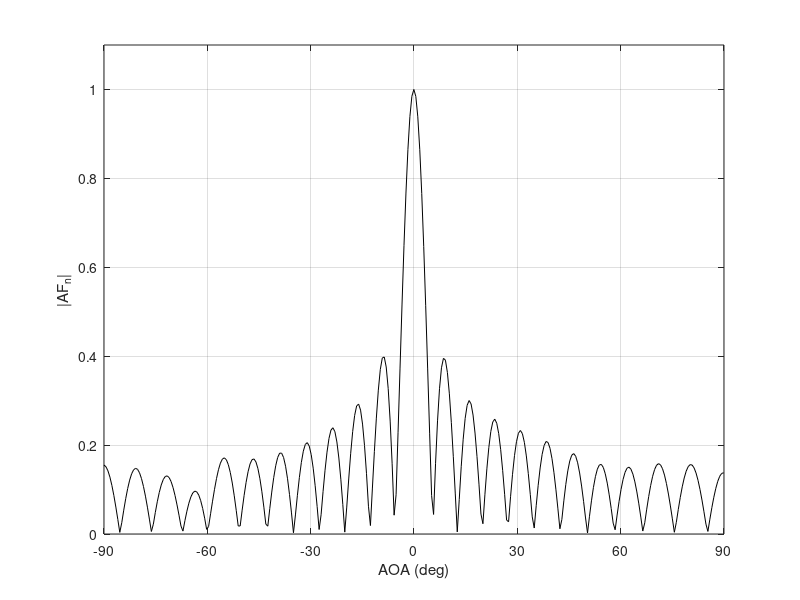
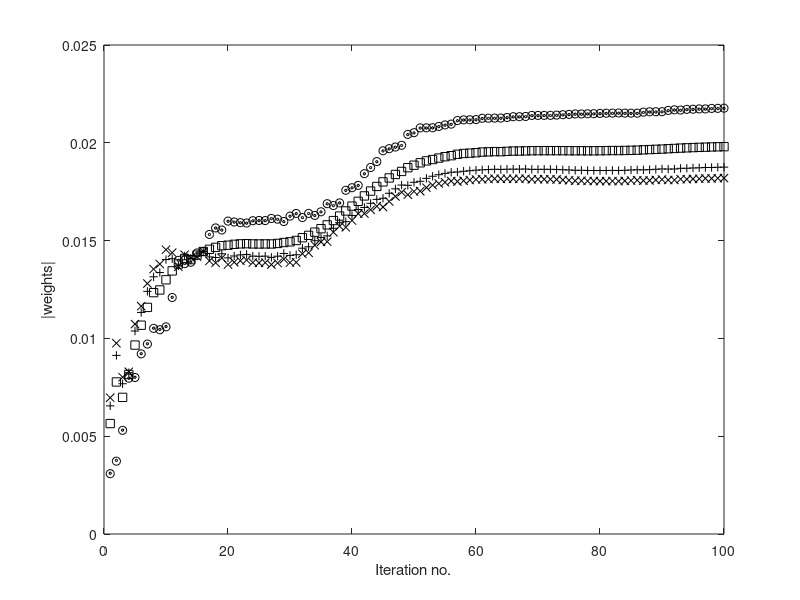
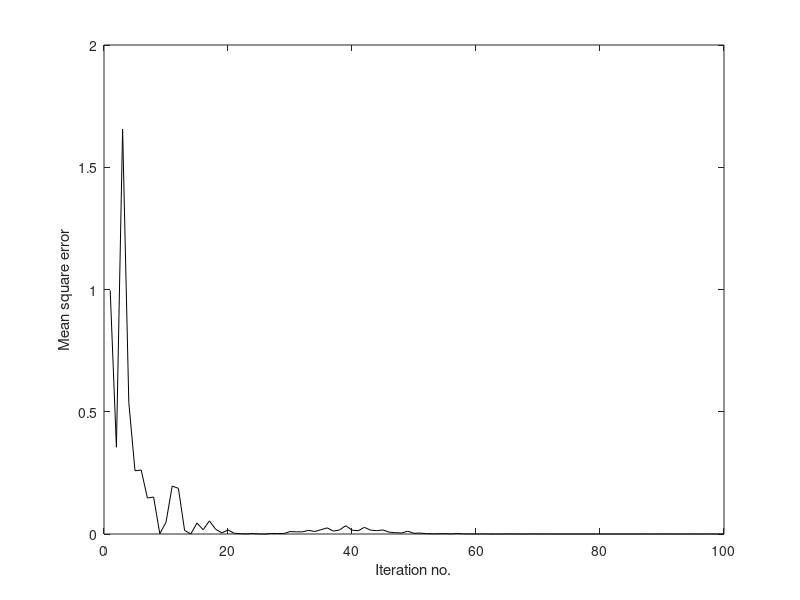

The MATLAB source for these figures, in order:
%%%%%%%%%%%%%%%%%%% 
%% LMS Algorithm example 8.6 %% 
%%%%%%%%%%%%%%%%%%% 
 
%----- Givens -----% 

a = 3.98;  %  a = 7.96*lambda/2 
%N = input('   How many element do you want in uniform linear array?   ');   % number of elements in array 
N=50; 
PhiS = 0; 
PhiI = -60; 
%----- Desired Signal & Interferer -----% 
T=1E-3; 
t=(1:100)*T/100; 
it=1:100; 
S=cos(2*pi*t/T); 
PhiS = PhiS*pi/180;                  % desired user AOA 
I = randn(1,100);   
PhiI = PhiI*pi/180;                    % interferer AOA 

%----- Create Array Factors for each user's signal for linear array -----% 
 
vS = []; vI = []; 
i=1:N; 
vS=exp(-1j*2*pi*a*(cos(PhiS-2*pi*(i-1)/N)-cos(2*pi*i/N))).'; 
vI=exp(-1j*2*pi*a*(cos(PhiI-2*pi*(i-1)/N)-cos(2*pi*i/N))).'; 
 
%----- Solve for Weights using LMS -----% 
 
w = zeros(N,1);     snr = 10;  % signal to noise ratio 
 X=(vS+vI); 
Rx=X*X'; 
mu=1/(4*real(trace(Rx))) 
%mu = input('What is step size?') 
wi=zeros(N,max(it)); 
for n = 1:length(S) 
    x = S(n)*vS + I(n)*vI; 
    %y = w*x.'; 
    y=w'*x; 
     
    e = conj(S(n)) - y;      esave(n) = abs(e)^2; 
%    w = w +mu*e*conj(x); 
    w=w+mu*conj(e)*x; 
    wi(:,n)=w; 
    yy(n)=y; 
end 
w = (w./w(1));    % normalize results to first weight 
 
%----- Plot Results -----% 
 
Phi = -pi/2:.01:pi/2; 
AF = zeros(1,length(Phi)); 
 
% Determine the array factor for linear array 
 
for i = 1:N 
    AF = AF + w(i)'.*exp(-1j*2*pi*a*(cos(Phi-2*pi*(i-1)/N)-cos(2*pi*i/N))); 
end 
 
figure 
plot(Phi*180/pi,abs(AF)/max(abs(AF)),'k') 
xlabel('AOA (deg)') 
ylabel('|AF_n|') 
axis([-90 90 0 1.1]) 
set(gca,'xtick',[-90 -60 -30 0 30 60 90]) 
grid on 
 
 
figure;plot(it,abs(wi(1,:)),'kx',it,abs(wi(2,:)),'ko',it,abs(wi(3,:)),'ks',it,abs(wi(4,:)),'k+',it,abs(wi(5,:)),'kd','markersize',2) 
xlabel('Iteration no.') 
ylabel('|weights|') 
figure;plot(it,esave,'k') 
xlabel('Iteration no.') 
ylabel('Mean square error')

% tính SLL%%%%
n=length(Phi);
% tìm giá trị max, max_2, SLL = max/max_2
A = zeros(1,n);
for i = 1:n
    A(i) = abs(AF(i))/max(abs(AF));
end
m1=max(A);
for j = 1:n
    if A(j) == m1;
        break;
    end
end
Dmax=j;
GocToi=Phi(Dmax)*180/pi;

max_2=0;
for i=2:(n-1)
 if ((A(i)-A(i-1))>=0)&((A(i)-A(i+1))>=0)& (A(i)~=m1)
     if A(i)>= max_2
         max_2 = A(i);
     end
 end
end 
 m2=max_2;
 SLL = m1/m2

%tính beamwidth%
 for k=2:Dmax
    if (A(k-1) < m1/(sqrt(2))) & (A(k) > m1/(sqrt(2)))
        break;
    end    
 end
 D1=k;
GocPhu1 = Phi(D1)*180/pi;
 for h=Dmax:(n-1)
    if (A(h) > m1/(sqrt(2))) & (A(h+1) < m1/(sqrt(2))) 
        break;
    end    
 end
 D2=h;
GocPhu2 = Phi(D2)*180/pi; 
Beamwidth = GocPhu2-GocPhu1 
